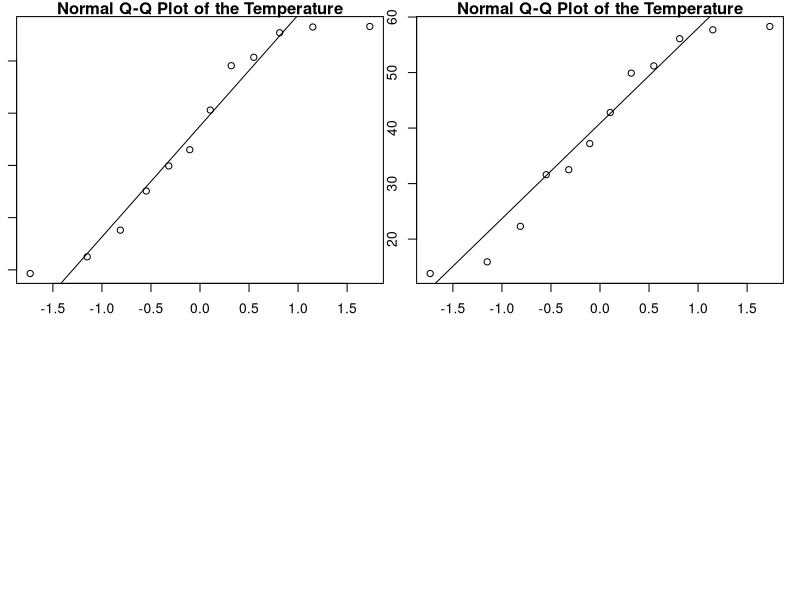

Source code (R): (Note: this script raises an error after producing the figure.)
month <- c('January', 'February', 'March', 'April', 'May', 'June', 'July',
           'August', 'September', 'October', 'November', 'December')
high_2000 <- c(32.5, 37.6, 49.9, 53.0, 69.1, 75.4, 76.5, 76.6, 70.7, 60.6, 45.1, 29.3)
low_2000 <- c(13.8, 22.3, 32.5, 37.2, 49.9, 56.1, 57.7, 58.3, 51.2, 42.8, 31.6, 15.9)
data1 <- data.frame(month, high_2000,low_2000)
data1
mean(data1$high_2000)
sd(data1$high_2000)
par(mar = c(1,1,1,1))
par('mar')
par(mfrow=c(2,2))
par("mfrow")
qqnorm(data1$high_2000,main="Normal Q-Q Plot of the Temperature",
       xlab="Theoretical Quantiles of the 2007 High Temp",
       ylab="Sample Quantiles of the 2007 High Temp")
qqline(data1$high_2000)

qqnorm(data1$low_2000,main="Normal Q-Q Plot of the Temperature",
       xlab="Theoretical Quantiles of the 2007 High Temp",
       ylab="Sample Quantiles of the 2007 High Temp")
qqline(data1$low_2000)

      # Assignment - 3
      
#1.
Quarter = c("Q1", "Q2", "Q3", "Q4")
Sales = c(10000, 13000, 12000, 15000 )
Coy1 = data.frame(Quarter, Sales)
Coy1       
#Graph

plot(Coy1$Quarter,Coy1$Sales, type = "l", labels(Coy1$Quarter), main = "Company Quarter Sales",
                                      xlab = "Quarter", ylab = "Sales"   ) 
barplot(Coy1$Sales, names.arg = Coy1$Quarter, main = "Company Quarter Sales",
        xlab = "Quarter", ylab = "Sales"   ) 

Q1 = Coy1[Coy1$Sales>11000,]
Q1
Q3 = Coy1[Coy1$Quarter== "Q3",2]
Q3

#2
Rollcall = sample(c('A','P'), size=30, replace=T, prob = c(0.2, 0.8)) 
Rollcall
Attendance = factor(Rollcall)
Attendance
table(Attendance)

#3
set.seed(1000)
P1 = ceiling(runif(10 ,min = 30,max = 100))
P1

set.seed(1100)
P2 = ceiling(runif(10 , min=30, max=100))
P2

set.seed(1200)
P3 = ceiling(runif(10, min =30, max = 100))
P3

set.seed(1300)
P4 = ceiling(runif(10, min =30, max = 100))
P4

set.seed(1400)
P5 = ceiling(runif(10, min =30, max = 100))

Player = matrix(c(P1,P2,P3,P4,P5), nrow = 5)
Player
rownames(Player) = c("Player1","Player2","Player3","Player4","Player5")
colnames(Player) = c('M1','M2','M3','M4','M5','M6','M7','M8','M9','M10')
Player

rowMeans(Player)
colMeans(Player)

#4
Guests = c("Achal", "Apoorva", "Lalit", "Goldie")
Guests
course = c("BSc","Animation", "LLB")
Class = c("Law", "MSc", "DS")
Number = c(50,20,24)
Male = c(4,16,19)
Female = c(10,4,5)
Hosts = data.frame(course,Class,Number,Male,Female)
Hosts
Decoration = c(100,300,400,500,230)
Food = c(500,200,150,400,700)
Bills = data.frame(cbind(Decoration,Food))
Bills
rownames(Bills)= c("B1","B2", "B3", "B4","B5")
Bills
cat("Total Decoration Expense -", sum(Bills[,1]))
cat("Total Food Expense -", sum(Bills[,2]))
cat("Male among Guest -", Hosts[,4])
cat("Female among Guest-", Hosts[,5])

# 5
set.seed(1234)
Amount1 = ceiling(runif(15, min =1000, max = 2000))
Amount1
Amount2 = ceiling(runif(15, min =1000, max = 2000))
Amount2
DS = matrix(Amount1,nrow =5)
DS
rownames(DS)= c("S1","S2","S3","S4","S5")
colnames(DS) = c("Graduate", "PG", "Diploma")
DS
Law = matrix(Amount2, nrow =5)
rownames(Law)= c("S1","S2","S3","S4","S5")
colnames(Law) = c("Graduate", "PG", "Diploma")
Law
DS[5,2]
Law[1,3]
avgmarks=round(cbind(colMeans(DS),colMeans(Law)))
avgmarks
